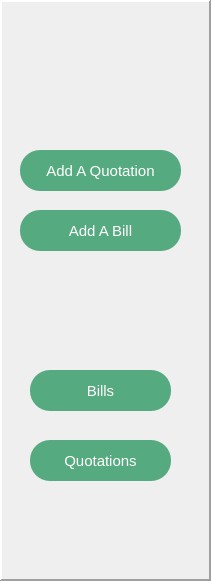
   <widget class="QFrame" name="frame">
    <property name="geometry">
     <rect>
      <x>10</x>
      <y>10</y>
      <width>211</width>
      <height>581</height>
     </rect>
    </property>
    <property name="styleSheet">
     <string notr="true"/>
    </property>
    <property name="frameShape">
     <enum>QFrame::Panel</enum>
    </property>
    <property name="frameShadow">
     <enum>QFrame::Raised</enum>
    </property>
    <property name="lineWidth">
     <number>2</number>
    </property>
    <property name="midLineWidth">
     <number>2</number>
    </property>
    <widget class="QPushButton" name="pushButton_4">
     <property name="geometry">
      <rect>
       <x>20</x>
       <y>150</y>
       <width>161</width>
       <height>41</height>
      </rect>
     </property>
     <property name="styleSheet">
      <string notr="true">QPushButton {
color: rgb(255, 255, 255);
border-radius: 20px;
font-size:15px;
background-color:rgb(85, 170, 127);
}</string>
     </property>
     <property name="text">
      <string>Add A Quotation</string>
     </property>
     <property name="flat">
      <bool>false</bool>
     </property>
    </widget>
    <widget class="QPushButton" name="pushButton_6">
     <property name="geometry">
      <rect>
       <x>20</x>
       <y>210</y>
       <width>161</width>
       <height>41</height>
      </rect>
     </property>
     <property name="styleSheet">
      <string notr="true">.QPushButton {
color: rgb(255, 255, 255);
border-radius: 20px;
font-size:15px;
background-color:rgb(85, 170, 127);
}</string>
     </property>
     <property name="text">
      <string>Add A Bill</string>
     </property>
     <property name="flat">
      <bool>false</bool>
     </property>
    </widget>
    <widget class="QPushButton" name="pushButton_8">
     <property name="geometry">
      <rect>
       <x>30</x>
       <y>440</y>
       <width>141</width>
       <height>41</height>
      </rect>
     </property>
     <property name="styleSheet">
      <string notr="true">.QPushButton {
color: rgb(255, 255, 255);
border-radius: 20px;
font-size:15px;
background-color:rgb(85, 170, 127);
}</string>
     </property>
     <property name="text">
      <string>Quotations</string>
     </property>
     <property name="flat">
      <bool>false</bool>
     </property>
    </widget>
    <widget class="QPushButton" name="pushButton_9">
     <property name="geometry">
      <rect>
       <x>30</x>
       <y>370</y>
       <width>141</width>
       <height>41</height>
      </rect>
     </property>
     <property name="styleSheet">
      <string notr="true">.QPushButton {
color: rgb(255, 255, 255);
border-radius: 20px;
font-size:15px;
background-color:rgb(85, 170, 127);
}</string>
     </property>
     <property name="text">
      <string>Bills</string>
     </property>
     <property name="flat">
      <bool>false</bool>
     </property>
    </widget>
   </widget>
